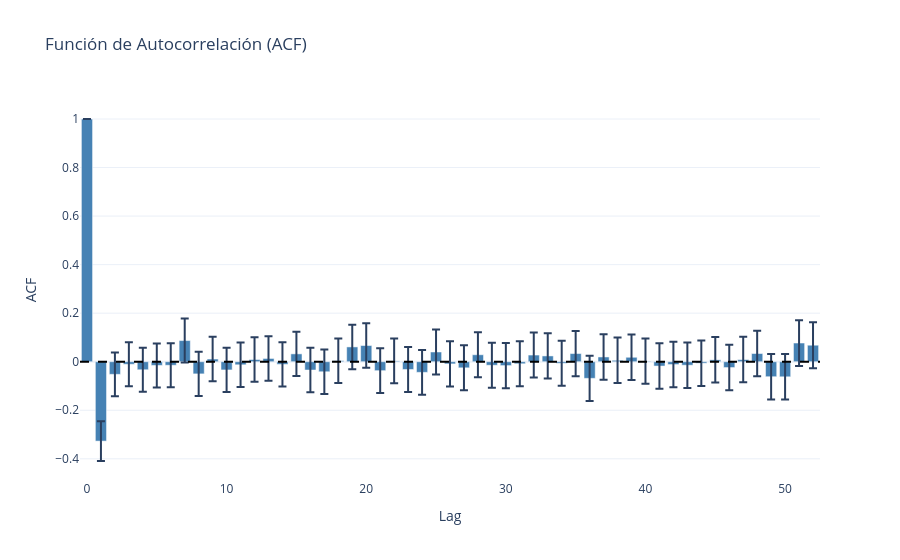

Notebook cell for this chart:
### Markdown cell above
##### 2.2.1.3. Función de autocorrelación (ACF)
* Se realiza una autocorrelación para evaluar si los valores pasados de una serie están relacionados con los valores futuros y obtener parámetros de modelo SARIMA

### Code cell
resultados_acf = tsp.plot_acf_series(ts_data_diff1, lags=52, use_plotly=USE_PLOTLY)
